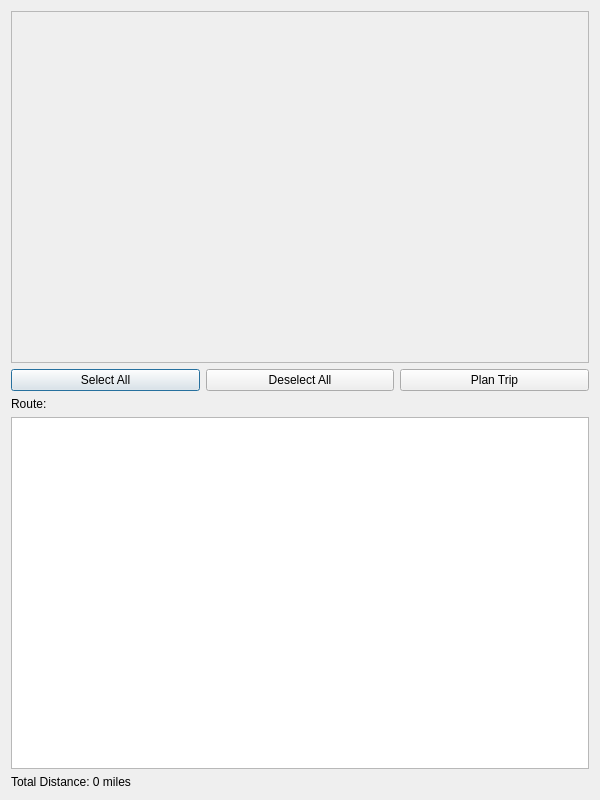
<?xml version="1.0" encoding="UTF-8"?>
<ui version="4.0">
 <class>ShortestTripDialog</class>
 <widget class="QDialog" name="ShortestTripDialog">
  <property name="geometry">
   <rect>
    <x>0</x>
    <y>0</y>
    <width>600</width>
    <height>800</height>
   </rect>
  </property>
  <property name="windowTitle">
   <string>Plan Shortest Trip from Dodger Stadium</string>
  </property>
  <layout class="QVBoxLayout" name="verticalLayout">
   <item>
    <widget class="QScrollArea" name="scrollArea">
     <property name="widgetResizable">
      <bool>true</bool>
     </property>
     <widget class="QWidget" name="scrollAreaWidgetContents">
      <layout class="QVBoxLayout" name="verticalLayout_2"/>
     </widget>
    </widget>
   </item>
   <item>
    <layout class="QHBoxLayout" name="horizontalLayout">
     <item>
      <widget class="QPushButton" name="selectAllButton">
       <property name="text">
        <string>Select All</string>
       </property>
      </widget>
     </item>
     <item>
      <widget class="QPushButton" name="deselectAllButton">
       <property name="text">
        <string>Deselect All</string>
       </property>
      </widget>
     </item>
     <item>
      <widget class="QPushButton" name="planTripButton">
       <property name="text">
        <string>Plan Trip</string>
       </property>
      </widget>
     </item>
    </layout>
   </item>
   <item>
    <widget class="QLabel" name="routeLabel">
     <property name="text">
      <string>Route:</string>
     </property>
    </widget>
   </item>
   <item>
    <widget class="QListWidget" name="routeList"/>
   </item>
   <item>
    <widget class="QLabel" name="distanceLabel">
     <property name="text">
      <string>Total Distance: 0 miles</string>
     </property>
    </widget>
   </item>
  </layout>
 </widget>
 <resources/>
 <connections/>
</ui> 
